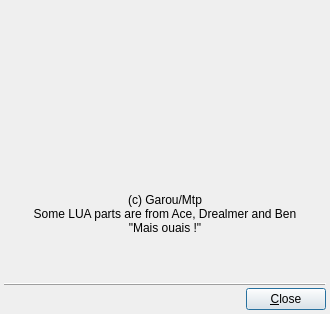
<ui version="4.0" >
 <class>DialogAbout</class>
 <widget class="QDialog" name="DialogAbout" >
  <property name="geometry" >
   <rect>
    <x>0</x>
    <y>0</y>
    <width>330</width>
    <height>314</height>
   </rect>
  </property>
  <property name="minimumSize" >
   <size>
    <width>330</width>
    <height>314</height>
   </size>
  </property>
  <property name="maximumSize" >
   <size>
    <width>330</width>
    <height>314</height>
   </size>
  </property>
  <property name="windowTitle" >
   <string>About CeB</string>
  </property>
  <layout class="QGridLayout" >
   <property name="margin" >
    <number>4</number>
   </property>
   <property name="spacing" >
    <number>2</number>
   </property>
   <item row="0" column="0" colspan="2" >
    <layout class="QVBoxLayout" >
     <property name="margin" >
      <number>0</number>
     </property>
     <property name="spacing" >
      <number>6</number>
     </property>
     <item>
      <widget class="QLabel" name="labelImage" >
       <property name="text" >
        <string/>
       </property>
       <property name="pixmap" >
        <pixmap resource="../ceb.qrc" >:/images/about.png</pixmap>
       </property>
      </widget>
     </item>
     <item>
      <widget class="QLabel" name="labelText" >
       <property name="text" >
        <string>(c) Garou/Mtp
Some LUA parts are from Ace, Drealmer and Ben
"Mais ouais !"</string>
       </property>
       <property name="alignment" >
        <set>Qt::AlignCenter</set>
       </property>
      </widget>
     </item>
    </layout>
   </item>
   <item row="2" column="1" >
    <widget class="QPushButton" name="pushButtonClose" >
     <property name="text" >
      <string>&amp;Close</string>
     </property>
    </widget>
   </item>
   <item row="2" column="0" >
    <spacer>
     <property name="orientation" >
      <enum>Qt::Horizontal</enum>
     </property>
     <property name="sizeHint" >
      <size>
       <width>251</width>
       <height>20</height>
      </size>
     </property>
    </spacer>
   </item>
   <item row="1" column="0" colspan="2" >
    <widget class="QFrame" name="frame" >
     <property name="frameShape" >
      <enum>QFrame::HLine</enum>
     </property>
     <property name="frameShadow" >
      <enum>QFrame::Raised</enum>
     </property>
    </widget>
   </item>
  </layout>
 </widget>
 <resources>
  <include location="../ceb.qrc" />
 </resources>
 <connections>
  <connection>
   <sender>pushButtonClose</sender>
   <signal>clicked()</signal>
   <receiver>DialogAbout</receiver>
   <slot>accept()</slot>
   <hints>
    <hint type="sourcelabel" >
     <x>369</x>
     <y>210</y>
    </hint>
    <hint type="destinationlabel" >
     <x>-16</x>
     <y>66</y>
    </hint>
   </hints>
  </connection>
 </connections>
</ui>
